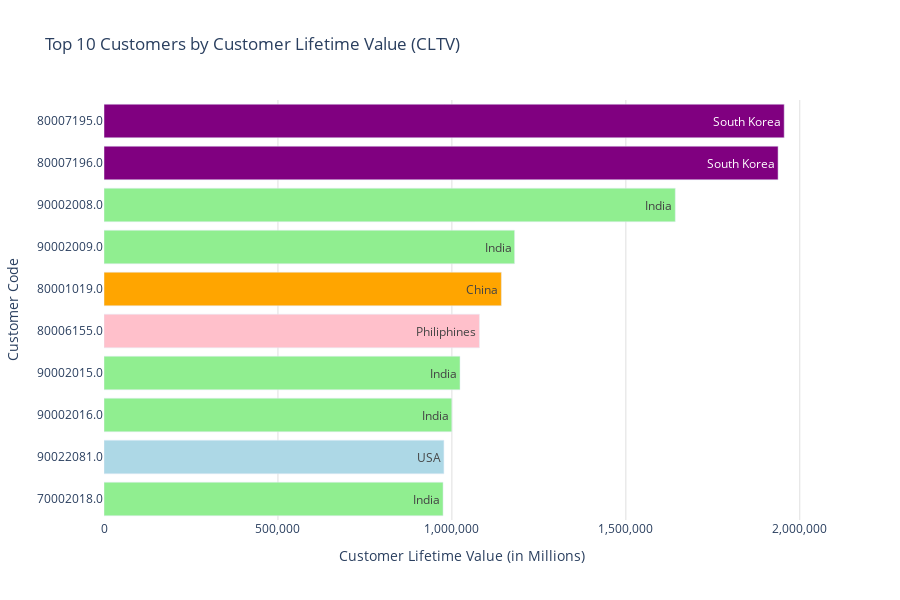

Notebook cell for this chart:
### Markdown cell above
#### The value for churn is 0, it means that the customer has not churned, or in other words, they are still active and making purchases.

### Code cell
# sort by customer lifetime value to highlight top customers
top_customers = aggregated_customer.sort_values(by='customer_lifetime_value', ascending=False).head(10)

# Merge with dim_customer to get market information
top_customers = pd.merge(top_customers, dim_customer[['customer_code', 'market']], on='customer_code', how='left')

# Create a color map with custom colors for South Korea, India, and other markets
custom_colors = {
    'South Korea': 'purple',
    'India': 'lightgreen',
    'USA': 'lightblue',
    'Germany': 'lightcoral',
    'China': 'orange',
    'Japan': 'mediumpurple',
    'France': 'lightpink',
    'Canada': 'lightseagreen',
    'Philiphines': 'pink'
}

# Apply the color mapping based on the market
bar_colors = top_customers['market'].map(custom_colors)

# Create the bar plot using Plotly
fig = go.Figure(go.Bar(
    x=top_customers['customer_lifetime_value'], 
    y=top_customers['customer_code'].astype(str), 
    text=top_customers['market'], 
    orientation='h',
    marker=dict(color=bar_colors)
))

# Add titles and labels
fig.update_layout(
    title='Top 10 Customers by Customer Lifetime Value (CLTV)',
    xaxis_title='Customer Lifetime Value (in Millions)',
    yaxis_title='Customer Code',
    xaxis_tickformat=",.0f",
    plot_bgcolor='white',
    width=900, height=600
)

# Invert the y-axis to have the highest CLTV at the top
fig.update_yaxes(autorange="reversed")

# Add grid lines for better readability
fig.update_xaxes(showgrid=True, gridwidth=0.7, gridcolor='lightgrey')

fig.show()

### Figure 1 — Plotly figure (JSON) as saved in the notebook; plotly's stock layout.template omitted (floating-point values rounded to 4 significant figures)
{"data": [{"marker": {"color": ["purple", "purple", "lightgreen", "lightgreen", "orange", "pink", "lightgreen", "lightgreen", "lightblue", "lightgreen"]}, "orientation": "h", "text": ["South Korea", "South Korea", "India", "India", "China", "Philiphines", "India", "India", "USA", "India"], "type": "bar", "x": [1955000.0, 1938000.0, 1642000.0, 1180000.0, 1142000.0, 1079000.0, 1023000.0, 999800.0, 977100.0, 974600.0], "y": ["80007195.0", "80007196.0", "90002008.0", "90002009.0", "80001019.0", "80006155.0", "90002015.0", "90002016.0", "90022081.0", "70002018.0"]}], "layout": {"height": 600, "plot_bgcolor": "white", "title": {"text": "Top 10 Customers by Customer Lifetime Value (CLTV)"}, "width": 900, "xaxis": {"gridcolor": "lightgrey", "gridwidth": 0.7, "showgrid": true, "tickformat": ",.0f", "title": {"text": "Customer Lifetime Value (in Millions)"}}, "yaxis": {"autorange": "reversed", "title": {"text": "Customer Code"}}}}
